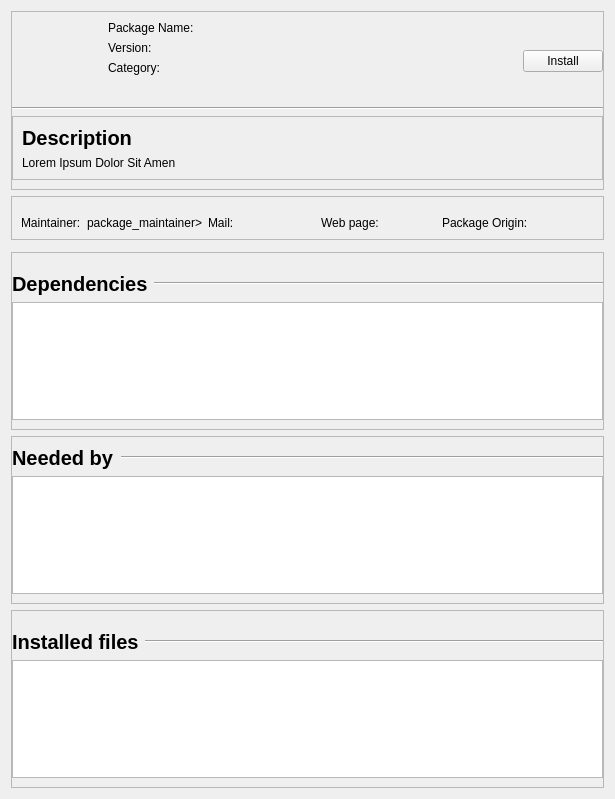
<?xml version="1.0" encoding="UTF-8"?>
<ui version="4.0">
 <class>Form</class>
 <widget class="QWidget" name="Form">
  <property name="geometry">
   <rect>
    <x>0</x>
    <y>0</y>
    <width>615</width>
    <height>799</height>
   </rect>
  </property>
  <property name="windowTitle">
   <string>Form</string>
  </property>
  <layout class="QVBoxLayout" name="verticalLayout_6">
   <item>
    <widget class="QFrame" name="frame_6">
     <property name="styleSheet">
      <string notr="true"/>
     </property>
     <property name="frameShape">
      <enum>QFrame::StyledPanel</enum>
     </property>
     <property name="frameShadow">
      <enum>QFrame::Raised</enum>
     </property>
     <layout class="QVBoxLayout" name="verticalLayout_9">
      <property name="leftMargin">
       <number>0</number>
      </property>
      <property name="rightMargin">
       <number>0</number>
      </property>
      <item>
       <layout class="QHBoxLayout" name="horizontalLayout">
        <item>
         <widget class="QLabel" name="pkgIcon">
          <property name="sizePolicy">
           <sizepolicy hsizetype="Fixed" vsizetype="Fixed">
            <horstretch>0</horstretch>
            <verstretch>0</verstretch>
           </sizepolicy>
          </property>
          <property name="minimumSize">
           <size>
            <width>80</width>
            <height>80</height>
           </size>
          </property>
          <property name="maximumSize">
           <size>
            <width>80</width>
            <height>80</height>
           </size>
          </property>
          <property name="styleSheet">
           <string notr="true"/>
          </property>
          <property name="text">
           <string/>
          </property>
         </widget>
        </item>
        <item>
         <layout class="QFormLayout" name="formLayout">
          <property name="leftMargin">
           <number>10</number>
          </property>
          <item row="0" column="0">
           <widget class="QLabel" name="label_name">
            <property name="text">
             <string>Package Name:</string>
            </property>
           </widget>
          </item>
          <item row="1" column="0">
           <widget class="QLabel" name="label_version">
            <property name="text">
             <string>Version:</string>
            </property>
           </widget>
          </item>
          <item row="2" column="0">
           <widget class="QLabel" name="label_category">
            <property name="text">
             <string>Category:</string>
            </property>
           </widget>
          </item>
          <item row="0" column="1">
           <widget class="QLabel" name="pkgName">
            <property name="text">
             <string>&lt;package_name&gt;</string>
            </property>
           </widget>
          </item>
          <item row="1" column="1">
           <widget class="QLabel" name="pkgVersion">
            <property name="text">
             <string>&lt;package_version&gt;</string>
            </property>
           </widget>
          </item>
          <item row="2" column="1">
           <widget class="QLabel" name="pkgCategory">
            <property name="text">
             <string>&lt;package_category&gt;</string>
            </property>
           </widget>
          </item>
         </layout>
        </item>
        <item>
         <spacer name="horizontalSpacer">
          <property name="orientation">
           <enum>Qt::Horizontal</enum>
          </property>
          <property name="sizeHint" stdset="0">
           <size>
            <width>40</width>
            <height>20</height>
           </size>
          </property>
         </spacer>
        </item>
        <item>
         <widget class="QPushButton" name="pushButton">
          <property name="text">
           <string>Install</string>
          </property>
         </widget>
        </item>
       </layout>
      </item>
      <item>
       <widget class="Line" name="line">
        <property name="orientation">
         <enum>Qt::Horizontal</enum>
        </property>
       </widget>
      </item>
      <item>
       <layout class="QVBoxLayout" name="verticalLayout_7">
        <property name="topMargin">
         <number>0</number>
        </property>
        <item>
         <widget class="QFrame" name="frame_5">
          <property name="minimumSize">
           <size>
            <width>0</width>
            <height>0</height>
           </size>
          </property>
          <property name="frameShape">
           <enum>QFrame::StyledPanel</enum>
          </property>
          <property name="frameShadow">
           <enum>QFrame::Raised</enum>
          </property>
          <layout class="QVBoxLayout" name="verticalLayout_8">
           <item>
            <widget class="QLabel" name="label_description">
             <property name="font">
              <font>
               <pointsize>15</pointsize>
               <weight>75</weight>
               <bold>true</bold>
              </font>
             </property>
             <property name="text">
              <string>Description</string>
             </property>
             <property name="textInteractionFlags">
              <set>Qt::NoTextInteraction</set>
             </property>
            </widget>
           </item>
           <item>
            <widget class="QLabel" name="pkgDescription">
             <property name="text">
              <string>Lorem Ipsum Dolor Sit Amen</string>
             </property>
            </widget>
           </item>
          </layout>
         </widget>
        </item>
       </layout>
      </item>
     </layout>
    </widget>
   </item>
   <item>
    <widget class="QFrame" name="frame_4">
     <property name="styleSheet">
      <string notr="true"/>
     </property>
     <property name="frameShape">
      <enum>QFrame::StyledPanel</enum>
     </property>
     <property name="frameShadow">
      <enum>QFrame::Raised</enum>
     </property>
     <layout class="QVBoxLayout" name="verticalLayout_5">
      <item>
       <layout class="QHBoxLayout" name="horizontalLayout_2">
        <property name="topMargin">
         <number>10</number>
        </property>
        <property name="rightMargin">
         <number>10</number>
        </property>
        <item>
         <widget class="QLabel" name="label_maintainer">
          <property name="text">
           <string>Maintainer:</string>
          </property>
         </widget>
        </item>
        <item>
         <widget class="QLabel" name="pkgMaintainer">
          <property name="text">
           <string>package_maintainer&gt;</string>
          </property>
         </widget>
        </item>
        <item>
         <widget class="QLabel" name="label_mail">
          <property name="text">
           <string>Mail:</string>
          </property>
         </widget>
        </item>
        <item>
         <widget class="QLabel" name="pkgMail">
          <property name="text">
           <string>&lt;package_mail&gt;</string>
          </property>
         </widget>
        </item>
        <item>
         <widget class="QLabel" name="label_webpage">
          <property name="text">
           <string>Web page:</string>
          </property>
         </widget>
        </item>
        <item>
         <widget class="QLabel" name="pkgWebPage">
          <property name="text">
           <string>&lt;package_webp&gt;</string>
          </property>
         </widget>
        </item>
        <item>
         <widget class="QLabel" name="label_origin">
          <property name="text">
           <string>Package Origin:</string>
          </property>
         </widget>
        </item>
        <item>
         <widget class="QLabel" name="pkgOrigin">
          <property name="text">
           <string>&lt;package_origin&gt;</string>
          </property>
         </widget>
        </item>
       </layout>
      </item>
     </layout>
    </widget>
   </item>
   <item>
    <widget class="QWidget" name="widget" native="true">
     <property name="styleSheet">
      <string notr="true">background-color: rgb(0, 123, 255);</string>
     </property>
    </widget>
   </item>
   <item>
    <widget class="QFrame" name="frame_2">
     <property name="frameShape">
      <enum>QFrame::StyledPanel</enum>
     </property>
     <property name="frameShadow">
      <enum>QFrame::Raised</enum>
     </property>
     <layout class="QVBoxLayout" name="verticalLayout_3">
      <property name="leftMargin">
       <number>0</number>
      </property>
      <property name="rightMargin">
       <number>0</number>
      </property>
      <item>
       <layout class="QHBoxLayout" name="horizontalLayout_4">
        <property name="topMargin">
         <number>10</number>
        </property>
        <item>
         <widget class="QLabel" name="label_dependencies">
          <property name="font">
           <font>
            <pointsize>15</pointsize>
            <weight>75</weight>
            <bold>true</bold>
           </font>
          </property>
          <property name="text">
           <string>Dependencies</string>
          </property>
          <property name="textInteractionFlags">
           <set>Qt::NoTextInteraction</set>
          </property>
         </widget>
        </item>
        <item>
         <widget class="Line" name="line_4">
          <property name="sizePolicy">
           <sizepolicy hsizetype="Expanding" vsizetype="Fixed">
            <horstretch>0</horstretch>
            <verstretch>0</verstretch>
           </sizepolicy>
          </property>
          <property name="orientation">
           <enum>Qt::Horizontal</enum>
          </property>
         </widget>
        </item>
       </layout>
      </item>
      <item>
       <widget class="QListWidget" name="listWidget_2"/>
      </item>
     </layout>
    </widget>
   </item>
   <item>
    <widget class="QFrame" name="frame_3">
     <property name="frameShape">
      <enum>QFrame::StyledPanel</enum>
     </property>
     <property name="frameShadow">
      <enum>QFrame::Raised</enum>
     </property>
     <layout class="QVBoxLayout" name="verticalLayout_4">
      <property name="leftMargin">
       <number>0</number>
      </property>
      <property name="rightMargin">
       <number>0</number>
      </property>
      <item>
       <layout class="QHBoxLayout" name="horizontalLayout_3">
        <property name="topMargin">
         <number>0</number>
        </property>
        <item>
         <widget class="QLabel" name="label_neededby">
          <property name="sizePolicy">
           <sizepolicy hsizetype="Preferred" vsizetype="Preferred">
            <horstretch>0</horstretch>
            <verstretch>0</verstretch>
           </sizepolicy>
          </property>
          <property name="font">
           <font>
            <pointsize>15</pointsize>
            <weight>75</weight>
            <bold>true</bold>
           </font>
          </property>
          <property name="text">
           <string>Needed by</string>
          </property>
          <property name="textInteractionFlags">
           <set>Qt::NoTextInteraction</set>
          </property>
         </widget>
        </item>
        <item>
         <widget class="Line" name="line_2">
          <property name="sizePolicy">
           <sizepolicy hsizetype="Expanding" vsizetype="Fixed">
            <horstretch>0</horstretch>
            <verstretch>0</verstretch>
           </sizepolicy>
          </property>
          <property name="orientation">
           <enum>Qt::Horizontal</enum>
          </property>
         </widget>
        </item>
       </layout>
      </item>
      <item>
       <widget class="QListWidget" name="listWidget_3"/>
      </item>
     </layout>
    </widget>
   </item>
   <item>
    <widget class="QFrame" name="frame">
     <property name="frameShape">
      <enum>QFrame::StyledPanel</enum>
     </property>
     <property name="frameShadow">
      <enum>QFrame::Raised</enum>
     </property>
     <layout class="QVBoxLayout" name="verticalLayout_2">
      <property name="leftMargin">
       <number>0</number>
      </property>
      <property name="rightMargin">
       <number>0</number>
      </property>
      <item>
       <layout class="QHBoxLayout" name="horizontalLayout_5">
        <property name="topMargin">
         <number>10</number>
        </property>
        <item>
         <widget class="QLabel" name="label_instfiles">
          <property name="font">
           <font>
            <pointsize>15</pointsize>
            <weight>75</weight>
            <bold>true</bold>
           </font>
          </property>
          <property name="text">
           <string>Installed files</string>
          </property>
          <property name="textInteractionFlags">
           <set>Qt::NoTextInteraction</set>
          </property>
         </widget>
        </item>
        <item>
         <widget class="Line" name="line_3">
          <property name="sizePolicy">
           <sizepolicy hsizetype="Expanding" vsizetype="Fixed">
            <horstretch>0</horstretch>
            <verstretch>0</verstretch>
           </sizepolicy>
          </property>
          <property name="orientation">
           <enum>Qt::Horizontal</enum>
          </property>
         </widget>
        </item>
       </layout>
      </item>
      <item>
       <widget class="QListWidget" name="listWidget"/>
      </item>
     </layout>
    </widget>
   </item>
  </layout>
 </widget>
 <resources/>
 <connections/>
</ui>
